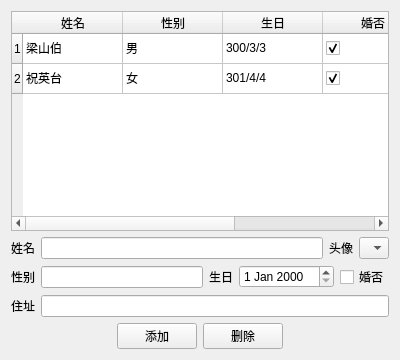
<?xml version="1.0" encoding="UTF-8"?>
<ui version="4.0">
 <class>Widget</class>
 <widget class="QWidget" name="Widget">
  <property name="geometry">
   <rect>
    <x>0</x>
    <y>0</y>
    <width>400</width>
    <height>360</height>
   </rect>
  </property>
  <property name="windowTitle">
   <string>Widget</string>
  </property>
  <layout class="QVBoxLayout" name="verticalLayout">
   <item>
    <widget class="QTableWidget" name="tableWidget">
     <property name="rowCount">
      <number>2</number>
     </property>
     <row/>
     <row/>
     <column>
      <property name="text">
       <string>姓名</string>
      </property>
     </column>
     <column>
      <property name="text">
       <string>性别</string>
      </property>
     </column>
     <column>
      <property name="text">
       <string>生日</string>
      </property>
     </column>
     <column>
      <property name="text">
       <string>婚否</string>
      </property>
     </column>
     <column>
      <property name="text">
       <string>住址</string>
      </property>
     </column>
     <item row="0" column="0">
      <property name="text">
       <string>梁山伯</string>
      </property>
      <property name="icon">
       <iconset resource="photos.qrc">
        <normaloff>:/images/butterfly01.png</normaloff>:/images/butterfly01.png</iconset>
      </property>
     </item>
     <item row="0" column="1">
      <property name="text">
       <string>男</string>
      </property>
     </item>
     <item row="0" column="2">
      <property name="text">
       <string>300/3/3</string>
      </property>
     </item>
     <item row="0" column="3">
      <property name="text">
       <string/>
      </property>
      <property name="checkState">
       <enum>Checked</enum>
      </property>
     </item>
     <item row="0" column="4">
      <property name="text">
       <string>梁家村</string>
      </property>
     </item>
     <item row="1" column="0">
      <property name="text">
       <string>祝英台</string>
      </property>
      <property name="icon">
       <iconset resource="photos.qrc">
        <normaloff>:/images/butterfly02.png</normaloff>:/images/butterfly02.png</iconset>
      </property>
     </item>
     <item row="1" column="1">
      <property name="text">
       <string>女</string>
      </property>
     </item>
     <item row="1" column="2">
      <property name="text">
       <string>301/4/4</string>
      </property>
     </item>
     <item row="1" column="3">
      <property name="checkState">
       <enum>Checked</enum>
      </property>
     </item>
     <item row="1" column="4">
      <property name="text">
       <string>祝家庄</string>
      </property>
     </item>
    </widget>
   </item>
   <item>
    <layout class="QHBoxLayout" name="horizontalLayout_2">
     <item>
      <widget class="QLabel" name="label">
       <property name="text">
        <string>姓名</string>
       </property>
      </widget>
     </item>
     <item>
      <widget class="QLineEdit" name="lineEditName"/>
     </item>
     <item>
      <widget class="QLabel" name="label_4">
       <property name="text">
        <string>头像</string>
       </property>
      </widget>
     </item>
     <item>
      <widget class="QComboBox" name="comboBoxPhotos">
       <item>
        <property name="text">
         <string> </string>
        </property>
        <property name="icon">
         <iconset resource="photos.qrc">
          <normaloff>:/images/butterfly01.png</normaloff>:/images/butterfly01.png</iconset>
        </property>
       </item>
       <item>
        <property name="text">
         <string> </string>
        </property>
        <property name="icon">
         <iconset resource="photos.qrc">
          <normaloff>:/images/butterfly02.png</normaloff>:/images/butterfly02.png</iconset>
        </property>
       </item>
       <item>
        <property name="text">
         <string> </string>
        </property>
        <property name="icon">
         <iconset resource="photos.qrc">
          <normaloff>:/images/cute01.png</normaloff>:/images/cute01.png</iconset>
        </property>
       </item>
       <item>
        <property name="text">
         <string> </string>
        </property>
        <property name="icon">
         <iconset resource="photos.qrc">
          <normaloff>:/images/cute02.png</normaloff>:/images/cute02.png</iconset>
        </property>
       </item>
       <item>
        <property name="text">
         <string> </string>
        </property>
        <property name="icon">
         <iconset resource="photos.qrc">
          <normaloff>:/images/toofat.png</normaloff>:/images/toofat.png</iconset>
        </property>
       </item>
      </widget>
     </item>
    </layout>
   </item>
   <item>
    <layout class="QHBoxLayout" name="horizontalLayout_3">
     <item>
      <widget class="QLabel" name="label_2">
       <property name="text">
        <string>性别</string>
       </property>
      </widget>
     </item>
     <item>
      <widget class="QLineEdit" name="lineEditGender"/>
     </item>
     <item>
      <widget class="QLabel" name="label_5">
       <property name="text">
        <string>生日</string>
       </property>
      </widget>
     </item>
     <item>
      <widget class="QDateEdit" name="dateEdit"/>
     </item>
     <item>
      <widget class="QCheckBox" name="checkBoxIsMarried">
       <property name="text">
        <string>婚否</string>
       </property>
      </widget>
     </item>
    </layout>
   </item>
   <item>
    <layout class="QHBoxLayout" name="horizontalLayout_4">
     <item>
      <widget class="QLabel" name="label_3">
       <property name="text">
        <string>住址</string>
       </property>
      </widget>
     </item>
     <item>
      <widget class="QLineEdit" name="lineEditAddress"/>
     </item>
    </layout>
   </item>
   <item>
    <layout class="QHBoxLayout" name="horizontalLayout">
     <item>
      <spacer name="horizontalSpacer">
       <property name="orientation">
        <enum>Qt::Orientation::Horizontal</enum>
       </property>
       <property name="sizeHint" stdset="0">
        <size>
         <width>40</width>
         <height>20</height>
        </size>
       </property>
      </spacer>
     </item>
     <item>
      <widget class="QPushButton" name="btnAdd">
       <property name="text">
        <string>添加</string>
       </property>
      </widget>
     </item>
     <item>
      <widget class="QPushButton" name="btnDel">
       <property name="text">
        <string>删除</string>
       </property>
      </widget>
     </item>
     <item>
      <spacer name="horizontalSpacer_2">
       <property name="orientation">
        <enum>Qt::Orientation::Horizontal</enum>
       </property>
       <property name="sizeHint" stdset="0">
        <size>
         <width>40</width>
         <height>20</height>
        </size>
       </property>
      </spacer>
     </item>
    </layout>
   </item>
  </layout>
 </widget>
 <resources>
  <include location="photos.qrc"/>
 </resources>
 <connections/>
</ui>
